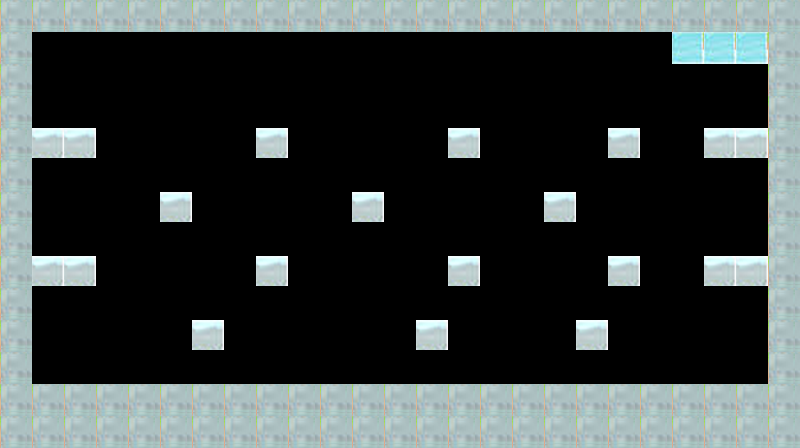

This game map was drawn from its Tiled (.tmx) file and the tilesets committed beside it. A one-line description and the trimmed map source follow:
An orthogonal 25x14 tile map with 32x32 px tiles, 1 tile layer (Capa de patrones 1), 2 tilesets and 2 objects (2x moneda50).

<map version="1.10" tiledversion="1.10.2" orientation="orthogonal" renderorder="right-down" width="25" height="14" tilewidth="32" tileheight="32" infinite="0" nextlayerid="3" nextobjectid="3">
 <tileset firstgid="1" name="tiles" tilewidth="32" tileheight="32" tilecount="600" columns="25">
  <image source="../images/tiles.png" width="800" height="768" />
 </tileset>
 <tileset firstgid="601" name="objects-enemies" tilewidth="32" tileheight="32" tilecount="600" columns="25">
  <image source="../images/objects-enemies.png" width="800" height="768" />
 </tileset>
 <layer id="1" name="Capa de patrones 1" width="25" height="14">
  <data>[350 cells, 120 non-empty, 3 distinct tile ids]</data>
 </layer>
 <objectgroup id="2" name="Capa de Objetos 1">
  <object id="1" name="moneda50" type="moneda50" gid="605" x="612" y="67" width="32" height="32" />
  <object id="2" name="moneda50" type="moneda50" gid="605" x="67" y="67" width="32" height="32" />
 </objectgroup>
</map>
